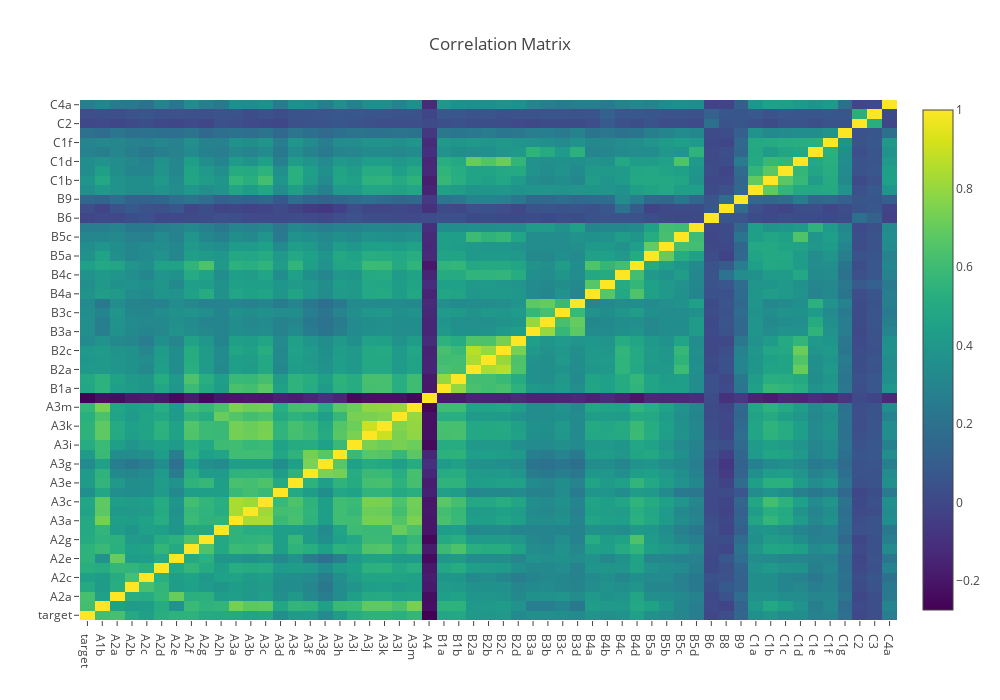

Write notebook code for a chart like this one.
### Markdown cell above
**CORRELATION**

### Code cell
data = [
    go.Heatmap(
        z= survey.iloc[:,:55].corr().values,
        x=survey.iloc[:,:55].columns.values,
        y=survey.iloc[:,:55].columns.values,
        colorscale='Viridis',
        reversescale = False,
        opacity = 1.)
]

layout = go.Layout(
    title='Correlation Matrix',
#     xaxis = dict(ticks='', nticks=36),
#     yaxis = dict(ticks='' ),
    width = 1000, height = 700)

fig = go.Figure(data=data, layout=layout)
py.iplot(fig, filename='labelled-heatmap')
plt.show()

### Figure 1 — Plotly figure (JSON) as saved in the notebook; plotly's stock layout.template omitted (floating-point values rounded to 4 significant figures; data arrays with more than 128 entries replaced by an {"elided": "..."} marker saying what was removed)
{"data": [{"colorscale": "Viridis", "opacity": 1, "reversescale": false, "type": "heatmap", "uid": "e283c9fe-d016-11e8-87f9-7831c1d00308", "x": ["target", "A1b", "A2a", "A2b", "A2c", "A2d", "A2e", "A2f", "A2g", "A2h", "A3a", "A3b", "A3c", "A3d", "A3e", "A3f", "A3g", "A3h", "A3i", "A3j", "A3k", "A3l", "A3m", "A4", "B1a", "B1b", "B2a", "B2b", "B2c", "B2d", "B3a", "B3b", "B3c", "B3d", "B4a", "B4b", "B4c", "B4d", "B5a", "B5b", "B5c", "B5d", "B6", "B8", "B9", "C1a", "C1b", "C1c", "C1d", "C1e", "C1f", "C1g", "C2", "C3", "C4a"], "y": ["target", "A1b", "A2a", "A2b", "A2c", "A2d", "A2e", "A2f", "A2g", "A2h", "A3a", "A3b", "A3c", "A3d", "A3e", "A3f", "A3g", "A3h", "A3i", "A3j", "A3k", "A3l", "A3m", "A4", "B1a", "B1b", "B2a", "B2b", "B2c", "B2d", "B3a", "B3b", "B3c", "B3d", "B4a", "B4b", "B4c", "B4d", "B5a", "B5b", "B5c", "B5d", "B6", "B8", "B9", "C1a", "C1b", "C1c", "C1d", "C1e", "C1f", "C1g", "C2", "C3", "C4a"], "z": {"elided": "55x55 float values"}}], "layout": {"height": 700, "title": "Correlation Matrix", "width": 1000}}
